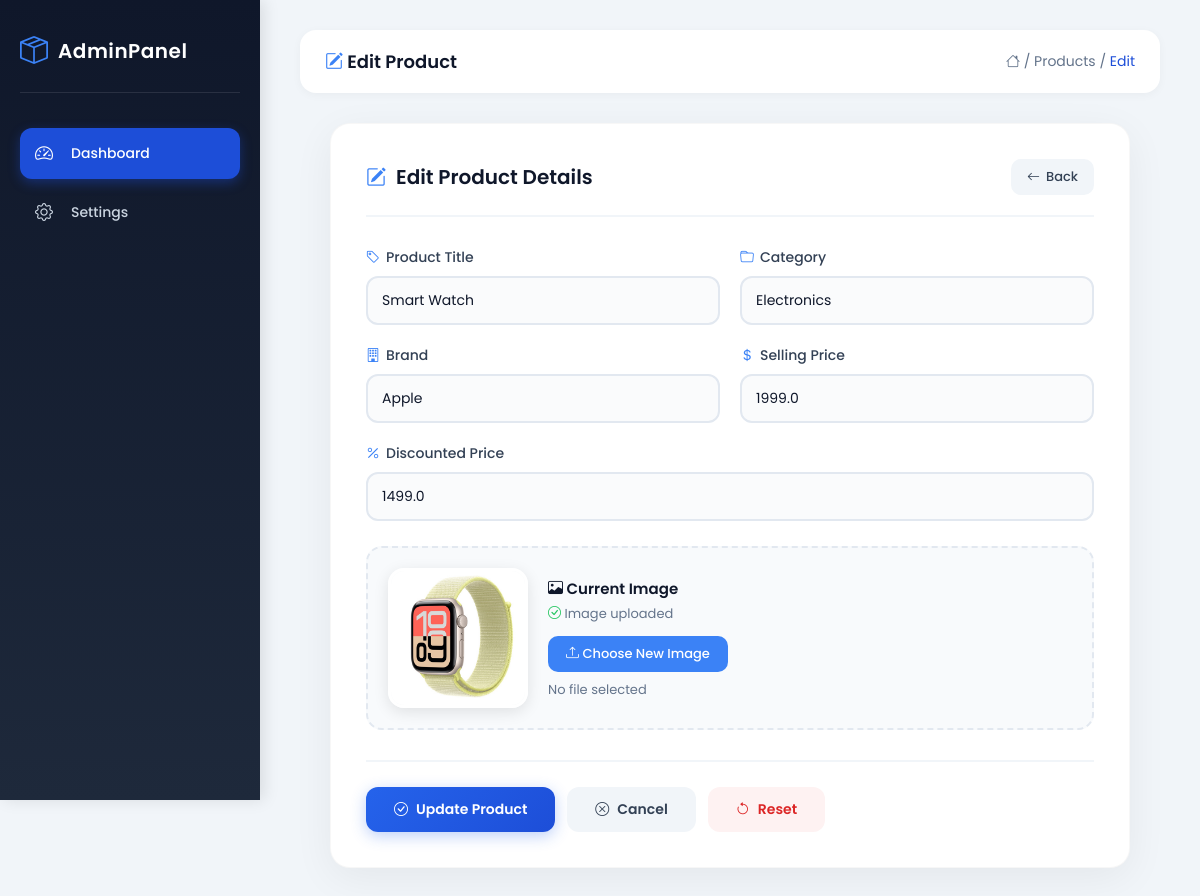
Screenshot of /admin-dashboard/product/edit/2/ (signed in) with the database file from the repository.
### ecom_app/models.py (models this page shows, shortened)
class Product(models.Model):
    title = models.CharField(max_length=100)
    selling_price = models.FloatField()
    discounted_price = models.FloatField()
    description = models.TextField()
    brand = models.CharField(max_length=100)
    category = models.CharField(choices=CATEGORY_CHOICES, max_length=50)
    product_image = models.ImageField(upload_to='productimg')

### ecom_app/views.py (the view, shortened to what this page needs)
# urls.py: path('admin-dashboard/product/edit/<int:id>/', views.edit_product, name='edit_product'),
@login_required
@user_passes_test(is_admin)
def edit_product(request, id):
    product = Product.objects.get(id=id)
    return render(request, 'ecom_app/edit_product.html', {'product': product})

### ecom_app/context_processors.py (called while the page is built)
def cart_count(request):
    if request.user.is_authenticated:
        cart_items = Cart.objects.filter(user=request.user)
        total_quantity = 0
        for item in cart_items:
            total_quantity += item.quantity
    else:
        total_quantity = 0
    return {
        'cart_count': total_quantity
    }

### ecom_app/views.py (called while the page is built)
def is_admin(user):
    return user.is_superuser

### ecom_app/templates/ecom_app/edit_product.html (shortened to what this page needs)
<!DOCTYPE html>
<html lang="en">
<head>
<link href="https://cdnjs.cloudflare.com/ajax/libs/bootstrap-icons/1.11.3/font/bootstrap-icons.min.css" rel="stylesheet"/>
</head>
<body>
<div class="wrapper">
  <div class="sidebar">
    <div class="logo">
      <i class="bi bi-box-seam"></i>
      <h2>AdminPanel</h2>
    </div>
    <a href="{% url 'admin_dashboard' %}" class="active">
      <i class="bi bi-speedometer2"></i>
      <span>Dashboard</span>
    </a>
    <a href="{% url 'admin_dashboard' %}#settings">
      <i class="bi bi-gear"></i>
      <span>Settings</span>
    </a>
  </div>
  <div class="main">
    <div class="topbar">
      <h4><i class="bi bi-pencil-square" style="color:#3b82f6;"></i> Edit Product</h4>
      <div class="breadcrumb">
        <i class="bi bi-house"></i> / Products / <span>Edit</span>
      </div>
    </div>
    <div class="card-container">
      <div class="card">
        <div class="card-header">
          <h3>
            <i class="bi bi-pencil-square"></i>
            Edit Product Details
          </h3>
          <a href="{% url 'admin_dashboard' %}" class="back-btn">
            <i class="bi bi-arrow-left"></i> Back
          </a>
        </div>
        <form method="POST" enctype="multipart/form-data">
          <div class="form-grid">
            <div class="form-group">
              <label><i class="bi bi-tag"></i> Product Title</label>
              <input type="text" name="title" value="{{ product.title }}" placeholder="Enter product title">
            </div>
            <div class="form-group">
              <label><i class="bi bi-folder"></i> Category</label>
              <input type="text" name="category" value="{{ product.category }}" placeholder="Enter category">
            </div>
            <div class="form-group">
              <label><i class="bi bi-building"></i> Brand</label>
              <input type="text" name="brand" value="{{ product.brand }}" placeholder="Enter brand name">
            </div>
            <div class="form-group">
              <label><i class="bi bi-currency-dollar"></i> Selling Price</label>
              <input type="number" name="selling_price" value="{{ product.selling_price }}" placeholder="0.00" step="0.01">
            </div>
            <div class="form-group full-width">
              <label><i class="bi bi-percent"></i> Discounted Price</label>
              <input type="number" name="discounted_price" value="{{ product.discounted_price }}" placeholder="0.00" step="0.01">
            </div>
          </div>
          <div class="image-section">
            <div class="current-image">
              {% if product.product_image %}
                <img src="{{ product.product_image.url }}" alt="Product Image">
              {% else %}
                <div style="width:140px;height:140px;background:#f1f5f9;border-radius:16px;display:flex;align-items:center;justify-content:center;border:2px dashed #cbd5e1;">
                  <i class="bi bi-image" style="font-size:40px;color:#94a3b8;"></i>
                </div>
              {% endif %}
              <div class="image-info">
                <p style="font-weight:600;color:#0f172a;font-size:15px;">
                  <i class="bi bi-image"></i> Current Image
                </p>
                {% if product.product_image %}
                  <p><i class="bi bi-check-circle" style="color:#22c55e;"></i> Image uploaded</p>
                {% else %}
                  <p><i class="bi bi-x-circle" style="color:#ef4444;"></i> No image uploaded</p>
                {% endif %}
                <label class="file-label" for="image-upload">
                  <i class="bi bi-upload"></i> Choose New Image
                </label>
                <p class="file-name" id="file-name">No file selected</p>
              </div>
            </div>
          </div>
          <div class="form-actions">
            <button type="submit" class="btn btn-update">
              <i class="bi bi-check-circle"></i> Update Product
            </button>
            <a href="{% url 'admin_dashboard' %}" class="btn btn-cancel">
              <i class="bi bi-x-circle"></i> Cancel
            </a>
            <button type="reset" class="btn btn-reset">
              <i class="bi bi-arrow-counterclockwise"></i> Reset
            </button>
          </div>
        </form>
      </div>
    </div>
  </div>
</div>
</body>
</html>

### ecom_app/templates/ecom_app/edit_product.html (style rules this page uses)
* { margin: 0; padding: 0; box-sizing: border-box; }
body { font-family: 'Poppins', sans-serif; background: #f1f5f9; min-height: 100vh; }
.wrapper { display: flex; min-height: 100vh; }
.sidebar { width: 260px; background: linear-gradient(180deg, #0f172a 0%, #1e293b 100%); color: #fff; padding: 30px 20px; position: fixed; height: 100vh; overflow-y: auto; box-shadow: 4px 0 15px rgba(0,0,0,0.1); z-index: 100; }
.sidebar .logo { display: flex; align-items: center; gap: 10px; margin-bottom: 35px; padding-bottom: 20px; border-bottom: 1px solid rgba(255,255,255,0.1); }
.sidebar .logo i { font-size: 28px; color: #3b82f6; }
.sidebar .logo h2 { font-size: 20px; font-weight: 600; letter-spacing: 0.5px; }
.sidebar a { display: flex; align-items: center; gap: 12px; color: #cbd5e1; text-decoration: none; padding: 12px 15px; margin-bottom: 8px; border-radius: 12px; transition: all 0.3s ease; font-size: 14px; font-weight: 500; }
.sidebar a i { font-size: 18px; width: 24px; }
.sidebar a.active { background: #1d4ed8; color: #fff; box-shadow: 0 4px 12px rgba(29, 78, 216, 0.4); }
.main { margin-left: 260px; padding: 30px 40px; width: 100%; min-height: 100vh; background: #f1f5f9; }
.topbar { background: #fff; padding: 18px 25px; border-radius: 16px; margin-bottom: 30px; display: flex; justify-content: space-between; align-items: center; box-shadow: 0 2px 10px rgba(0,0,0,0.04); }
.topbar h4 { font-size: 18px; font-weight: 600; color: #0f172a; }
.topbar .breadcrumb { color: #64748b; font-size: 14px; }
.topbar .breadcrumb span { color: #1d4ed8; }
.card-container { display: flex; justify-content: center; align-items: flex-start; width: 100%; }
.card { background: #fff; border-radius: 20px; box-shadow: 0 10px 40px rgba(0,0,0,0.06); padding: 35px; max-width: 800px; width: 100%; transition: all 0.3s ease; border: 1px solid rgba(0,0,0,0.03); }
.card-header { display: flex; justify-content: space-between; align-items: center; margin-bottom: 30px; padding-bottom: 20px; border-bottom: 2px solid #f1f5f9; }
.card-header h3 { font-size: 20px; font-weight: 600; color: #0f172a; display: flex; align-items: center; gap: 10px; }
.card-header h3 i { color: #3b82f6; }
.card-header .back-btn { text-decoration: none; background: #f1f5f9; padding: 8px 16px; border-radius: 10px; color: #334155; font-weight: 500; font-size: 13px; transition: all 0.3s ease; display: flex; align-items: center; gap: 6px; }
.form-grid { display: grid; grid-template-columns: 1fr 1fr; gap: 20px; }
.form-group { display: flex; flex-direction: column; }
.form-group.full-width { grid-column: 1 / -1; }
.form-group label { font-weight: 500; font-size: 14px; color: #334155; margin-bottom: 8px; display: flex; align-items: center; gap: 6px; }
.form-group label i { color: #3b82f6; font-size: 14px; }
.form-group input, .form-group select { padding: 12px 14px; border: 2px solid #e2e8f0; border-radius: 12px; font-size: 14px; font-family: 'Poppins', sans-serif; transition: all 0.3s ease; background: #fafbfc; color: #0f172a; width: 100%; }
.image-section { margin-top: 25px; padding: 20px; background: #f8fafc; border-radius: 16px; border: 2px dashed #e2e8f0; }
.image-section .current-image { display: flex; align-items: center; gap: 20px; flex-wrap: wrap; }
.image-section .current-image img { width: 140px; height: 140px; object-fit: cover; border-radius: 16px; border: 3px solid #fff; box-shadow: 0 4px 15px rgba(0,0,0,0.1); }
.image-section .image-info { flex: 1; }
.image-section .image-info p { color: #64748b; font-size: 13px; margin: 4px 0; }
.image-section .image-info .file-label { display: inline-block; background: #3b82f6; color: #fff; padding: 8px 18px; border-radius: 10px; font-size: 13px; font-weight: 500; cursor: pointer; transition: all 0.3s ease; margin-top: 8px; }
.image-section .image-info .file-name { color: #64748b; font-size: 13px; margin-top: 8px; }
.form-actions { margin-top: 30px; padding-top: 25px; border-top: 2px solid #f1f5f9; display: flex; gap: 12px; flex-wrap: wrap; }
.btn { padding: 12px 28px; border: none; border-radius: 12px; font-size: 14px; font-weight: 600; cursor: pointer; transition: all 0.3s ease; display: flex; align-items: center; gap: 8px; font-family: 'Poppins', sans-serif; text-decoration: none; }
.btn-update { background: linear-gradient(135deg, #2563eb, #1d4ed8); color: #fff; box-shadow: 0 4px 15px rgba(37, 99, 235, 0.3); }
.btn-cancel { background: #f1f5f9; color: #334155; }
.btn-reset { background: #fef2f2; color: #dc2626; }

### rows the page displays
Product: title "Smart Watch", category "Electronics", brand "Apple", selling_price "1999.0", discounted_price "1499.0", product_image (picture)
